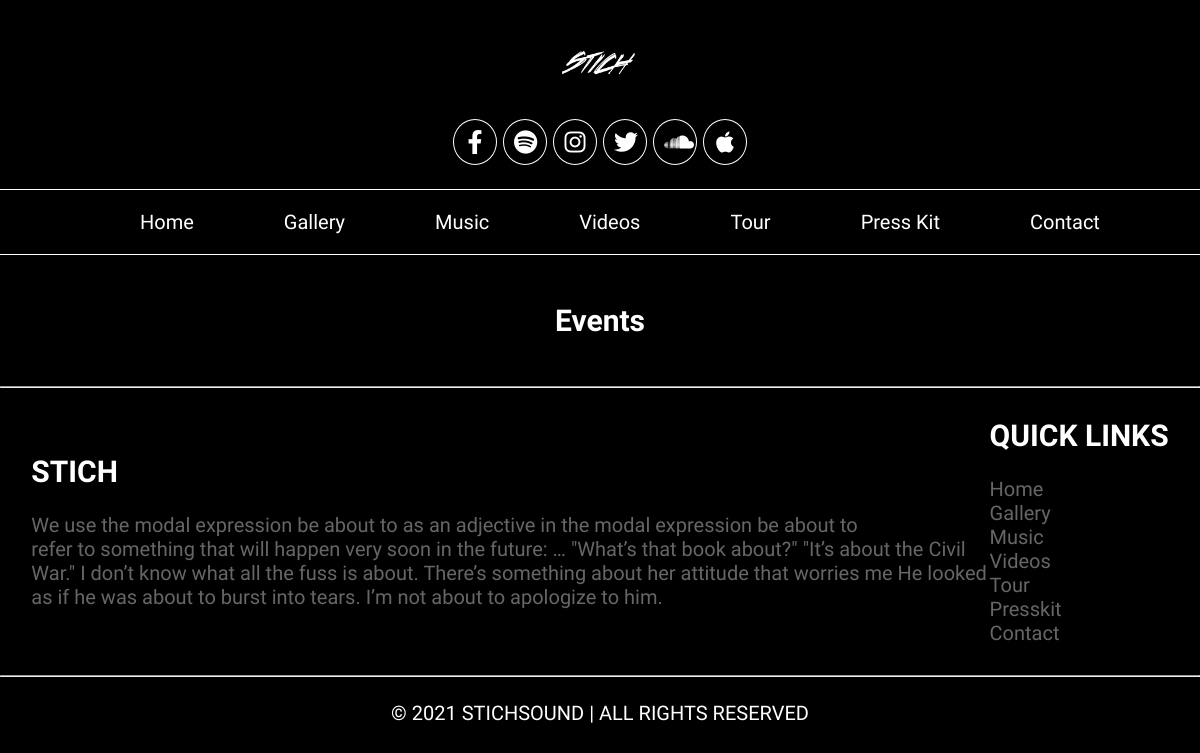
Page /tour/ on the earlier database version.
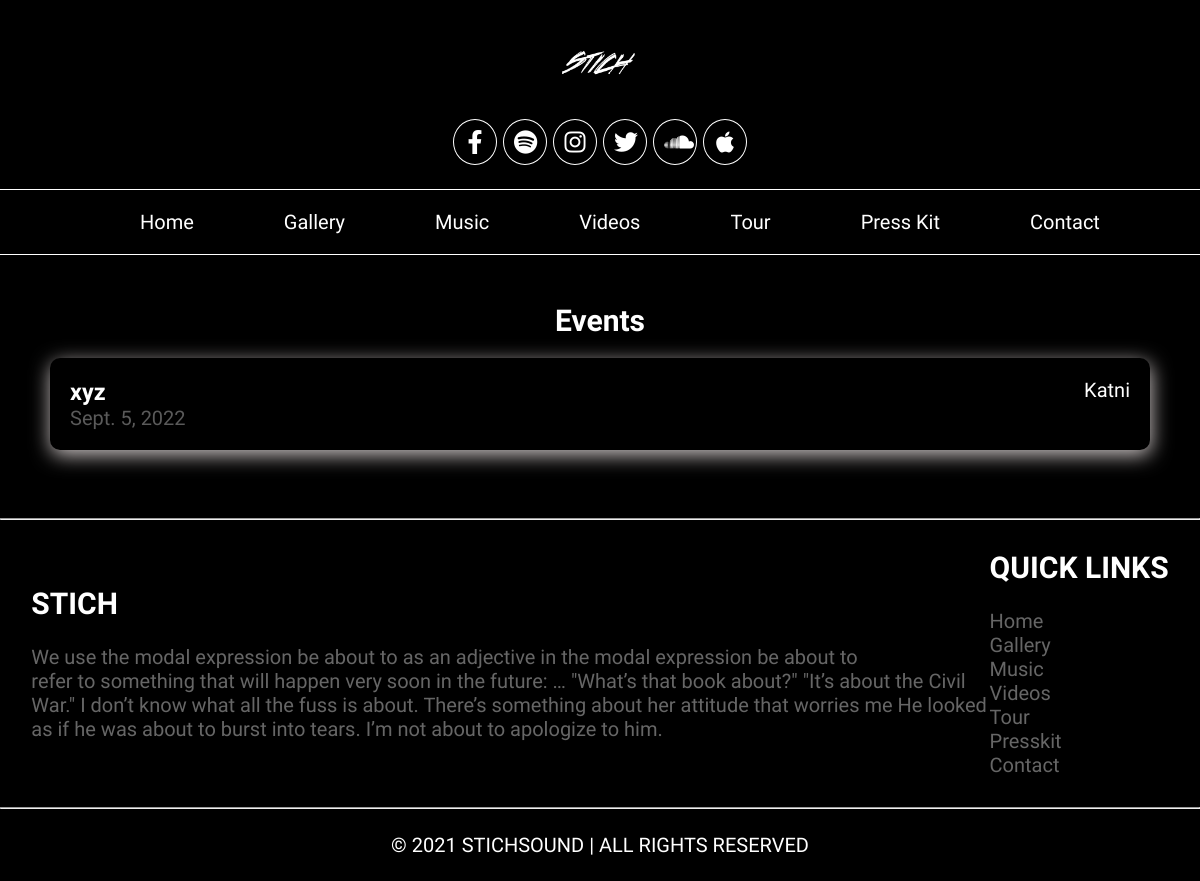
Same page on the later database version.
### home/models.py (models this page shows, shortened)
class Tour(models.Model):
    text=models.CharField(max_length=50,unique=True)
    city=models.CharField(max_length=50)
    datetime=models.DateField()
    class Meta:
        verbose_name_plural='Tour'
        ordering = ['-datetime']

### home/views.py (the view)
# urls.py: path('tour/',views.tour,name='tour'),
def tour(request):
    tour_obj=Tour.objects.all()
    return render(request,'tour.html',{'tour_obj':tour_obj})

### home/templates/tour.html (shortened to what this page needs)
{% extends 'base.html' %}
{% load static %}
{% block body %}
<div class="tour"><br><br>
    <center><h2>Events</h2></center>
    <div class="card1">
        {% for tour in tour_obj %}
        <div class="card-body">
            <div>
            <h3>{{tour.text}}</h3>
            <p style="color: grey; opacity:0.7;">{{tour.datetime}}</p>
           </div>
            <p style="text-align: right;">{{tour.city}}</p>
        </div>
        {% endfor %}
    </div>
</div>
{% endblock body %}

### home/templates/base.html (shortened to what this page needs)
{% load static %}
<!DOCTYPE html>
<html lang="en">
<head>
    <link rel="stylesheet" href="{% static 'style.css' %}">
    <link rel="stylesheet" href="https://cdnjs.cloudflare.com/ajax/libs/font-awesome/6.2.0/css/all.min.css" />
</head>
<body>
   <br> <center><img id="nav_logo" src="{% static 'images/Black_Logo_PNG.png' %}" alt="">
    <div class="socials">
        <center>
            <a href="https://b-m.facebook.com/stichaudio/" target="_blank"><i class="fa-brands fa-facebook-f"></i></a>
            <a href="https://open.spotify.com/artist/07ZNLIZzXcQbDySKL8vwXW?si=Yh6jls_HRNqEPGPZD9bvhw" target="_blank"><i class="fa-brands fa-spotify"></i></a>
            <a href="https://www.instagram.com/stichaudio/" target="_blank"><i class="fa-brands fa-instagram"></i></a>
            <a href="https://twitter.com/Stich92058778" target="_blank"><i class="fa-brands fa-twitter"></i></a>
            <a href="https://soundcloud.com/stichaudio" target="_blank"><i class="fa-brands fa-soundcloud"></i></a>
            <a href="https://music.apple.com/us/artist/stich/146040812okey2" target="_blank"><i class="fa-brands fa-apple"></i></a>
        </center>
    </div>
</center><br>
    <div class="nav">
        <nav>
            <ul>
                <li><a href="/">Home</a></li>
                <li><a href="/gallery">Gallery</a></li>
                <li><a href="/music">Music</a></li>
                <li><a href="/videos">Videos</a></li>
                <li><a href="/tour">Tour</a></li>
                <li><a href="/pkit">Press Kit</a></li>
                <li><a href="/contact">Contact</a></li>
            </ul>
        </nav>
    </div>
    <div class="main">
        {% block body %}{% endblock body %}
    </div><br>
   <br>
  <hr>
    <footer style="background-color: black">
        <div class="flinks">
            <h2>STICH</h2><br>
            <div>
                <p>
                    We use the modal expression be about to as an adjective in the modal expression be about to <br> refer to something that will happen very soon in the future: … "What’s that book about?" "It’s about the Civil<br> War." I don’t know what all the fuss is about. There’s something about her attitude that worries me He looked<br> as if he was about to burst into tears. I’m not about to apologize to him.
                </p>
            </div>
        </div><br>
        <div class="flinks">
            <h2>QUICK LINKS</h2><br>
            <ul class="foolink">
                <a href="">Home</a><br>
                <a href="/gallery">Gallery</a><br>
                <a href="/music">Music</a><br>
                <a href="/videos">Videos</a><br>
                <a href="/tour">Tour</a><br>
                <a href="/pkit">Presskit</a><br>
                <a href="/contact">Contact</a><br>
            </ul>
        </div>
    </footer><hr>
    <center><br>
        <p>© 2021 STICHSOUND  |  ALL RIGHTS RESERVED </p>
    </center><br>
</body>
</html>

### static/style.css (style rules this page uses)
* { margin: 0; padding: 0; box-sizing: border-box; }
html { font-family: 'Gemunu Libre', sans-serif; overflow-x: hidden; font-size: 20px; color: white; background-color: black; }
#nav_logo { max-height: 80px; }
.socials { font-size: 24px; }
.fa-brands { border-radius: 50%; padding: 10px; color: white; background-color: black; margin-top: 10px; width: 44px; text-align: center; border: 1px solid white; }
nav { background-color: black; color: white; padding: 20px; border: 1px solid white; border-left: none; border-right: none; }
nav ul { display: flex; flex-direction: row; justify-content: space-evenly; overflow-x: hidden; padding-left: 40px; }
nav ul li { list-style: none; }
nav ul li a { text-decoration: none; padding: 10px; color: white; }
a { text-decoration: none; color: white; }
nav ul { overflow: hidden; }
.card1 { display: grid; grid-template-columns: 1fr ; }
.card1 .card-body { box-shadow: 1px 5px 20px rgb(204, 197, 197); margin: 20px 50px; padding: 20px; display: flex; flex-direction: row; justify-content: space-between; cursor: pointer; border-radius: 10px; transition: .3s linear; }
footer { display: flex; flex-direction: row; justify-content: space-evenly; align-items: center; padding: 30px; }
.flinks { color: white; }
.flinks p { color: rgba(128, 128, 128, 0.797); }
.flinks a { text-decoration: none; color: rgba(128, 128, 128, 0.797); }

Differences in the rows shown:
added Tour: text "xyz", datetime "Sept. 5, 2022", city "Katni"
